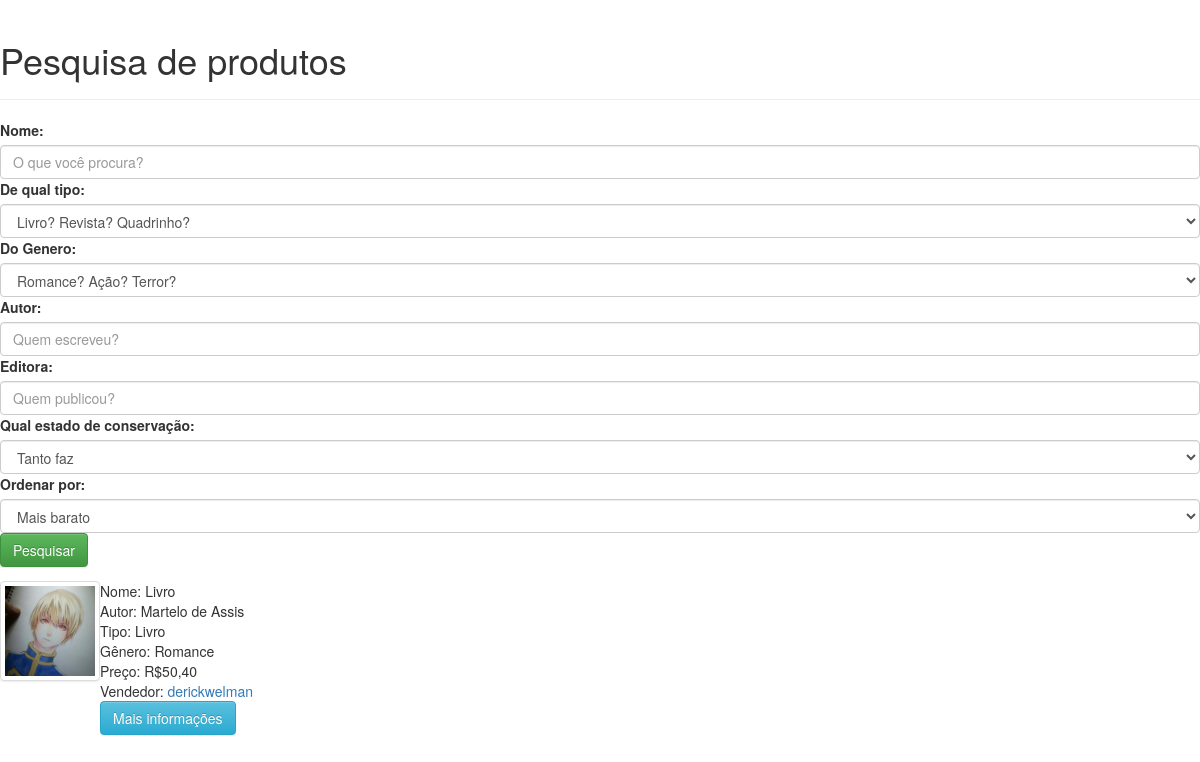
/files/pesquisaprodutos.php, run on the app's committed database.
### tables this page shows
CREATE TABLE Pessoa(
	idPessoa	INT		 	NOT NULL PRIMARY KEY AUTO_INCREMENT,
	usuario		VARCHAR(16)	NOT NULL UNIQUE,
	senha		varchar(40)	NOT NULL,
	nome		VARCHAR(60) NOT NULL,
	rg			CHAR(9)		NOT NULL,
	cpf			CHAR(11)	NOT NULL,
	logradouro	VARCHAR(50)	NOT NULL,
	numero		INT(4)		NOT NULL,
	bairro		VARCHAR(50) NOT NULL,
	cidade		VARCHAR(30)	NOT NULL,
	estado		VARCHAR(30)	NOT NULL,
	cep			INT(8)		NOT NULL,
	nascimento	DATE		NOT NULL,
	dddTelefone INT(3)		NULL,
	dddCelular	INT(3)		NULL,
	telefone	INT(9)		NULL,
	celular 	INT(9)		NULL,
	email		VARCHAR(80)	NOT NULL UNIQUE,
	ativo		BOOLEAN		NULL
);

### functions/conexao.php (called while the page is built, shortened)
<?php
    function sqlToDecimal($sql){
    	return str_replace(".", ",", $sql);
    }
?>

### files/pesquisaprodutos.php (the view, shortened to what this page needs)
<?php
include("importSession.php");
include("../functions/conexao.php");
?>
<form class="form" role="form" action="" method="GET">
	<div class="page-header"><h1>Pesquisa de produtos</h1></div>
	<label for="nome">Nome: </label>
	<input type="text" class="form-control" placeholder="O que você procura?" name="nome"></input>
	<label for="tipo">De qual tipo: </label>
	<select class="form-control" id="tipo" name="tipo">
		<option value=''>Livro? Revista? Quadrinho?</option>';
	</select>
	<label for="genero">Do Genero: </label>
	<select class="form-control" id="genero" name="genero">
		<option value=''>Romance? Ação? Terror?</option>
	</select>
	<label for="autor">Autor: </label>
	<input type="text" class="form-control" placeholder="Quem escreveu?" name="autor"></input>
	<label for="editora">Editora: </label>
	<input type="text" class="form-control" placeholder="Quem publicou?" name="editora"></input>
	<label for="estado">Qual estado de conservação: </label>
	<select class="form-control" id="estado" name="estado">
		<option value=''>Tanto faz</option>
	</select>
	<label for="ordenar">Ordenar por:</label>
	<select class="form-control" id="ordenar" name="ordenar">
		<option value='1'>Mais barato</option>
	</select>
	<input type="submit" class="btn btn-success" value="Pesquisar"></input>
</form>
<?php
	if(isset($_GET['ordenar']) AND $_GET['ordenar'] == 1){
		$ordenar = "";
	}else{
		$ordenar = "DESC";
	}
	$filtros = "";
	$query = $con->query("SELECT * FROM PesquisaProduto $filtros ORDER BY preco $ordenar ;");
	if($query->rowcount()){
		while($row = $query->fetch(PDO::FETCH_OBJ)){
			echo '<div style="clear:both">
				<img src="../uploads/'.$row->imagem.'" height="100px" width="100px" class="thumbnail" style="float:left"></img>
				<div style="float:left">
					Nome: '.$row->nome.'<br/>
					Autor: '.$row->autor.'<br/>
					Tipo: '.$row->tipo.'<br/>
					Gênero: '.$row->genero.'<br/>
					Preço: R$'.sqlToDecimal($row->preco).'<br/>
					Vendedor: <a href="pessoa.php?usuario='.$row->usuario.'">'.$row->usuario.'</a><br/>
					<a href="produto.php?produto='.$row->idProduto.'"><input type="button" class="btn btn-info" value="Mais informações"></input></a>
				</div>
			</div>';
		}
	}
?>

### data on the page
pessoa: nome "Livro", autor "Martelo de Assis", tipo "Livro", genero "Romance", preco "50,40", usuario "derickwelman"
